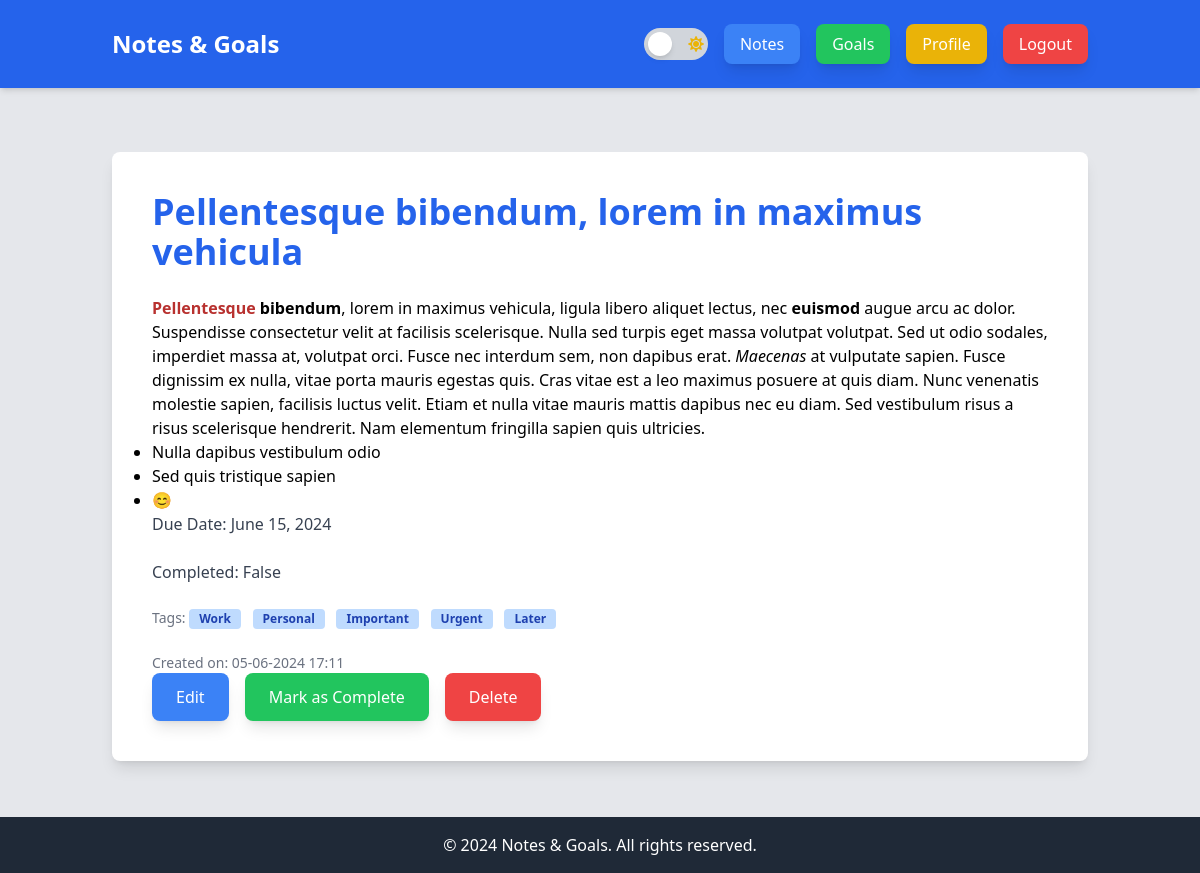
/goals/11/ (signed in), run on the app's committed database.
### notes_app/models.py (models this page shows, shortened)
class Goal(models.Model):
    user = models.ForeignKey(User, on_delete=models.CASCADE)
    title = models.CharField(max_length=100)
    description = models.TextField()
    short_description = models.CharField(max_length=100, blank=True, null=True)
    due_date = models.DateField()
    completed = models.BooleanField(default=False)
    created_at = models.DateTimeField(default=timezone.now)
    tags = models.ManyToManyField(Tag, blank=True)

class Tag(models.Model):
    name = models.CharField(max_length=30, unique=True)

### notes_app/views.py (the view)
# urls.py: path('goals/<int:pk>/', views.goal_detail, name='goal_detail'),
@login_required
def goal_detail(request, pk):
    goal = get_object_or_404(Goal, pk=pk, user=request.user)
    return render(request, "notes_app/goal_detail.html", {"goal": goal})

### notes_app/templates/notes_app/goal_detail.html (shortened to what this page needs)
{% extends "base.html" %}
{% block content %}
<div class="bg-white dark:bg-gray-800 p-10 shadow-lg rounded-lg mt-10">
    <h1 class="text-4xl font-bold text-blue-600 dark:text-blue-400 mb-6">{{ goal.title }}</h1>
    <p class="text-gray-700 dark:text-gray-300 mb-6">{{ goal.description|safe }}</p>
    <p class="text-gray-700 dark:text-gray-300 mb-6">Due Date: {{ goal.due_date }}</p>
    <p class="text-gray-700 dark:text-gray-300 mb-6">Completed: {{ goal.completed }}</p>
    <p class="text-gray-500 text-sm mb-6">Tags:
        {% for tag in goal.tags.all %}
            <span class="inline-block bg-blue-200 text-blue-800 text-xs font-semibold mr-2 px-2.5 py-0.5 rounded">{{ tag.name }}</span>
        {% endfor %}
    </p>
    <p class="text-gray-500 text-sm">Created on: {{ goal.created_at|date:"d-m-Y H:i" }}</p>
    <div class="flex space-x-4">
        <a href="{% url 'goal_edit' goal.pk %}" class="bg-blue-500 text-white px-6 py-3 rounded-lg shadow-lg hover:bg-blue-700">Edit</a>
        <form method="post" action="{% url 'goal_complete' goal.pk %}">
            <button type="submit" class="bg-green-500 text-white px-6 py-3 rounded-lg shadow-lg hover:bg-green-700">
                {% if goal.completed %}Mark as Incomplete{% else %}Mark as Complete{% endif %}
            </button>
        </form>
        <button onclick="toggleModal('modal-id')" class="bg-red-500 text-white px-6 py-3 rounded-lg shadow-lg hover:bg-red-700">Delete</button>
    </div>
</div>
{% endblock %}

### data on the page
Goal: title "Pellentesque bibendum, lorem in maximus vehicula", description "Pellentesque bibendum , lorem in maximus vehicula, ligula libero aliquet lectus, nec euismod augue arcu ac dolor. Suspendisse consectetur velit at facilisis scelerisque. Nulla sed turpis eget massa volutpat volutpat. Sed ut odio sodales, imperdiet massa at, volutpat orci. Fusce nec interdum sem, non dapibus erat. Maecenas at vulputate sapien. Fusce dignissim ex nulla, vitae porta mauris egestas quis. Cras vitae est a leo maximus posuere at quis diam. Nunc venenatis molestie sapien, facilisis luctus velit. Etiam et nulla vitae mauris mattis dapibus nec eu diam. Sed vestibulum risus a risus scelerisque hendrerit. Nam elementum fringilla sapien quis ultricies. Nulla dapibus vestibulum odio Sed…", due_date "June 15, 2024", completed "False", created_at "05-06-2024 17:11"
Tag: name "Work"
Tag: name "Personal"
Tag: name "Important"
Tag: name "Urgent"
Tag: name "Later"
